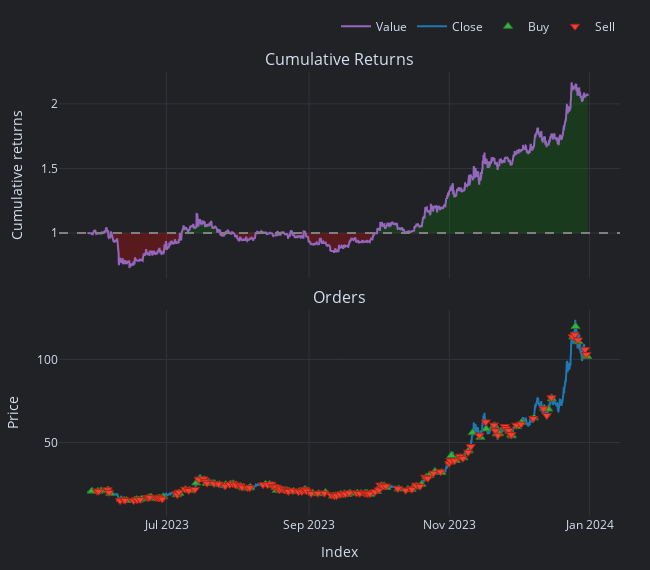

Notebook code for this chart:
### Code cell
# long_entries = pred_sig > 0.65
# long_exits = pred_sig < 0.28
long_entries = pred_sig > combined_df.upperband
long_exits = pred_sig < combined_df.lowerband
short_entries = pred_sig < 0.14
short_exits = pred_sig > 0.32
pf = vbt.Portfolio.from_signals(
    close=X_test.Close, 
    long_entries=long_entries, 
    long_exits=long_exits, 
    # short_entries=short_entries,
    # short_exits=short_exits,
    size=100,
    size_type='value',
    # accumulate=True,
    init_cash='auto'
)
pf.plot({"cum_returns", "orders"}, settings=dict(bm_returns=False)).show()
